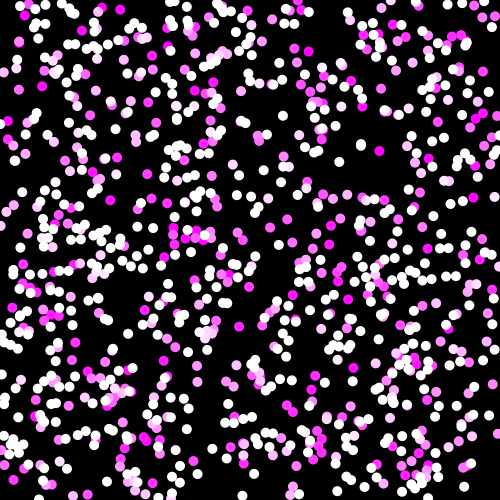
Frame 1 (no input)
Frame 60 (the mouse pressed at the canvas centre just before this capture): identical to frame 1, image omitted
Frame 120 (the mouse held since frame 60 and released just before this capture): identical to frame 1, image omitted

The Processing sketch that drew this single still picture (run headless with seeded random() and noise(); from frame 60 on, the mouse is pressed at the canvas centre):

// Processing sketch: day_07_02c_arrayCircles
// ── day_07_02c_arrayCircles.pde
//----------------------------------------------------
// DT Bootcamp 2014, Parsons the New School for Design. 
// Day 7, Arrays - arrayCircles
//
//  In this example, show how to use an array to create 1000 circles
//  with only a few changes to the code
//
// http://processing.org/reference/for.html
//----------------------------------------------------

//Declare the array and create the array
float[] circleX = new float [1000];
float[] circleY = new float [1000];

void setup() {
  size(500, 500);
  smooth();
  noStroke();
  
  //assign the array
  for (int i = 0; i < circleX.length; i++){
     circleX[i] = random(0, 500);
     circleY[i] = random(0, 500);
  }
}

void draw() {
  background(0);
  for (int i = 0; i < circleX.length; i++) {
    fill(255, i/2, 255);
    
    //-----------------changing image--------------
    //ellipse(circleX[i], random(0, 500), 10, 10);
    
    //----------------static image----------------
    ellipse(circleX[i], circleY[i], 10, 10);
    println(circleX[i]);
  }
}
